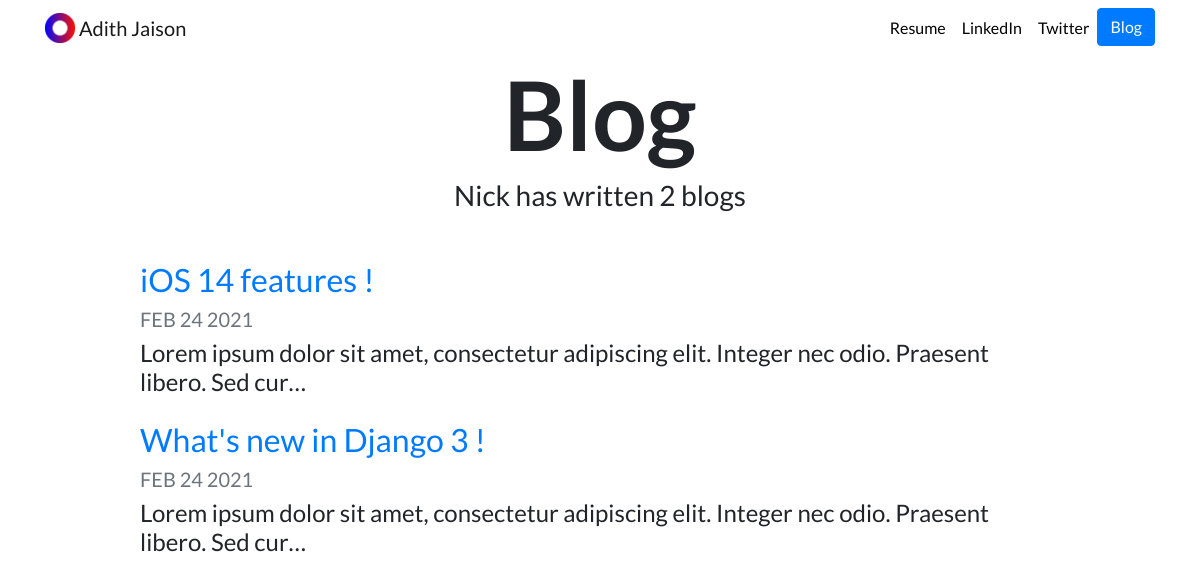
Screenshot of /blog/ with the database file from the repository.
### blog/models.py (models this page shows, shortened)
class Blog(models.Model):
    title = models.CharField(max_length=200)
    date = models.DateField()
    description = models.TextField()

### blog/views.py (the view)
# urls.py: path('', views.all_blogs, name="all_blogs"),
def all_blogs(request):
    blogsLen = Blog.objects.all()
    length = len(blogsLen)
    blogs = Blog.objects.order_by('-date')
    return render(request, 'blog/all_blogs.html', {'blogs': blogs, 'length': length})

### blog/templates/blog/all_blogs.html
{% extends "portfolio/base.html" %}
{% load static %}
{% block content %}
<h1 id="blogtitle" class="font-weight-bold text-center">Blog</h1>
<h3 class="text-center mb-5">Nick has written {{ blogs.count }} blog{{ blogs.count|pluralize }}</h3>
{% for blog in blogs %}
<div class="row justify-content-center my-3">
  <div class="col-md-10">
    <a href="{% url 'blog:detail' blog.id %}">
      <h2>{{ blog.title }}</h2>
    </a>
    <h5 class="text-muted">{{ blog.date|date:'M d Y'|upper }}</h5>
    <h4>{{ blog.description|striptags|truncatechars:100 }}</h4>
  </div>
</div>
{% endfor %}
{% endblock %}

### portfolio/static/portfolio/custom.css (style rules this page uses)
body { font-family: 'Lato', sans-serif; }
#blogtitle { font-size: 6rem; }

### rows the page displays
Blog: title "iOS 14 features !", date "FEB 24 2021", description "Lorem ipsum dolor sit amet, consectetur adipiscing elit. Integer nec odio. Praesent libero. Sed cur…"
Blog: title "What's new in Django 3 !", date "FEB 24 2021", description "Lorem ipsum dolor sit amet, consectetur adipiscing elit. Integer nec odio. Praesent libero. Sed cur…"

### other values shown
{{ blogs.count }} "2"
